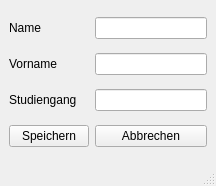
<?xml version="1.0" encoding="UTF-8"?>
<ui version="4.0">
 <class>saveWindow</class>
 <widget class="QMainWindow" name="saveWindow">
  <property name="geometry">
   <rect>
    <x>0</x>
    <y>0</y>
    <width>216</width>
    <height>186</height>
   </rect>
  </property>
  <property name="windowTitle">
   <string>MainWindow</string>
  </property>
  <widget class="QWidget" name="centralwidget">
   <layout class="QGridLayout" name="gridLayout">
    <item row="1" column="0">
     <widget class="QLabel" name="vName">
      <property name="text">
       <string>Vorname</string>
      </property>
     </widget>
    </item>
    <item row="2" column="0">
     <widget class="QLabel" name="sGang">
      <property name="text">
       <string>Studiengang</string>
      </property>
     </widget>
    </item>
    <item row="1" column="1">
     <widget class="QLineEdit" name="Vorname"/>
    </item>
    <item row="2" column="1">
     <widget class="QLineEdit" name="Studiengang"/>
    </item>
    <item row="0" column="0">
     <widget class="QLabel" name="nName">
      <property name="text">
       <string>Name</string>
      </property>
     </widget>
    </item>
    <item row="0" column="1">
     <widget class="QLineEdit" name="Nachname"/>
    </item>
    <item row="3" column="0">
     <widget class="QPushButton" name="saveButton">
      <property name="text">
       <string>Speichern</string>
      </property>
     </widget>
    </item>
    <item row="3" column="1">
     <widget class="QPushButton" name="cancelButton">
      <property name="text">
       <string>Abbrechen</string>
      </property>
     </widget>
    </item>
   </layout>
  </widget>
  <widget class="QMenuBar" name="menubar">
   <property name="geometry">
    <rect>
     <x>0</x>
     <y>0</y>
     <width>216</width>
     <height>22</height>
    </rect>
   </property>
  </widget>
  <widget class="QStatusBar" name="statusbar"/>
 </widget>
 <resources/>
 <connections/>
</ui>
